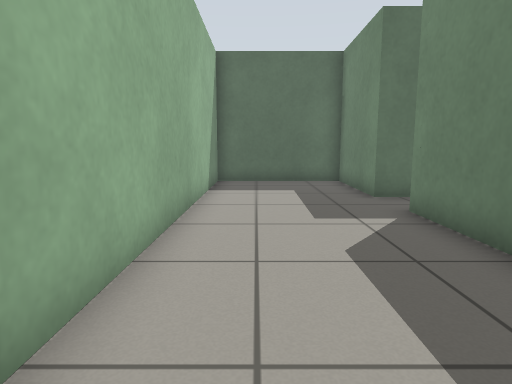
view 1 (above)

13 first-person views from a walk through a world built for the Gazebo simulator. The camera is 0.72 m above the floor, tilts 8° down and sees 75° across. The floor is counted in squares, 0.5 m on a side. Each view is taken from the middle of a square. On the plan, view 1 faces up. The plan holds only what a view shows up to about 15 squares ahead; the rest is blank.

view 2
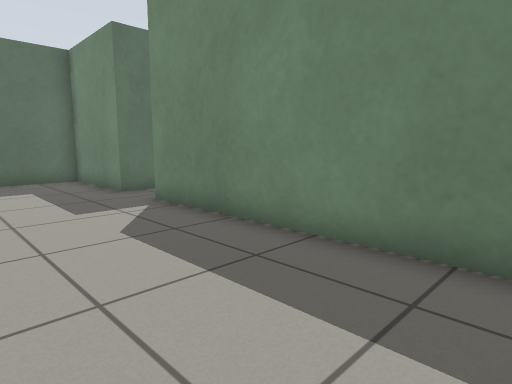

view 3
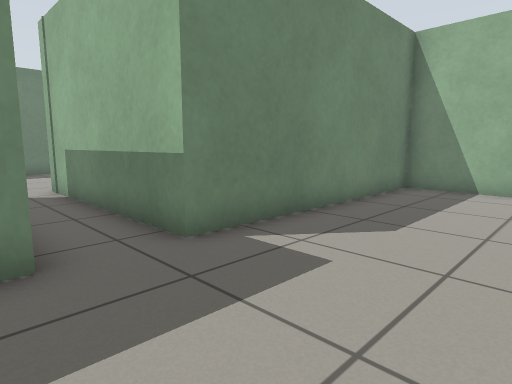

view 4
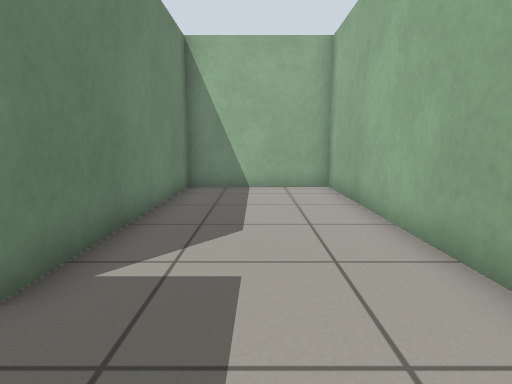

view 5
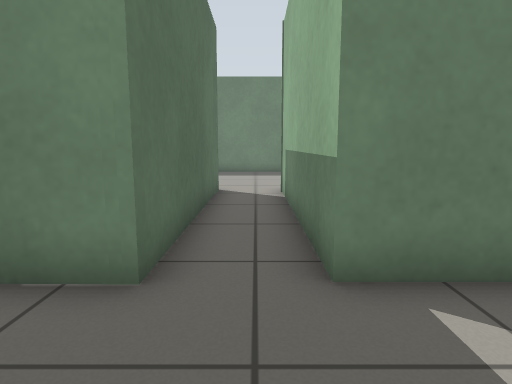

view 6
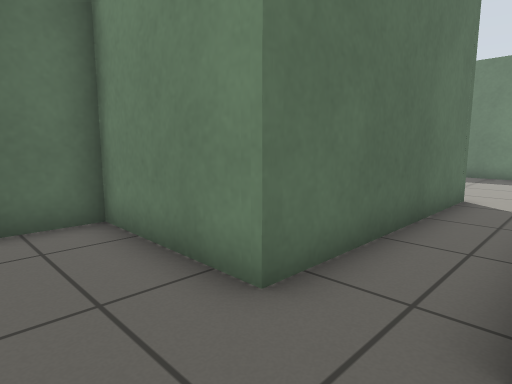

view 7
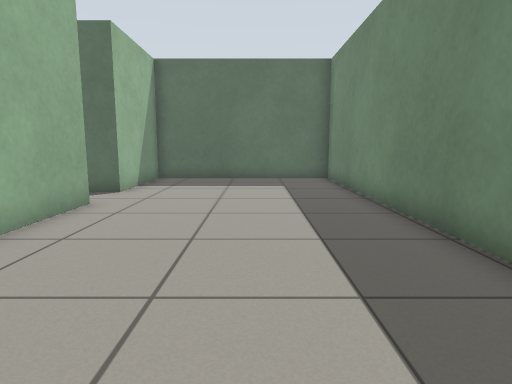

view 8
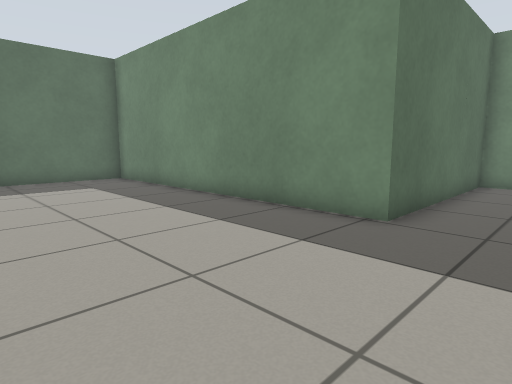

view 9
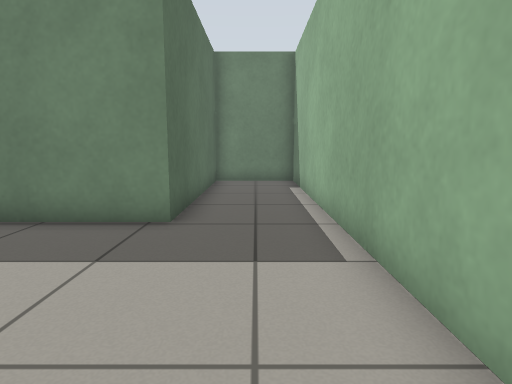

view 10
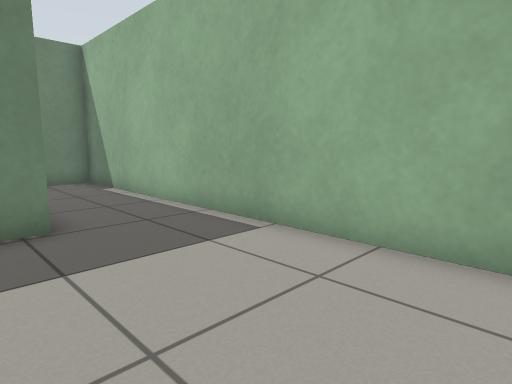

view 11
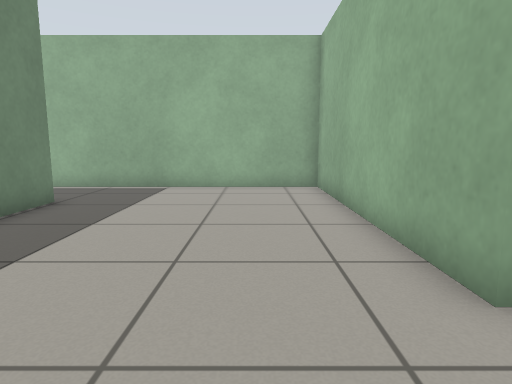

view 12
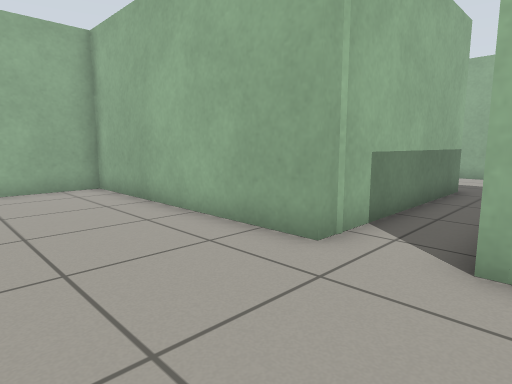

view 13
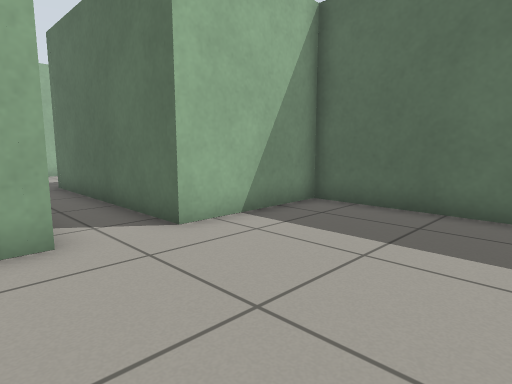

### Floor plan
Ten units are one square. View 1 is at (0, 0); x grows to the right and y downward. Boxes are objects, and circles mark ways between rooms. Rooms are numbered by the first view taken in them; rooms with no view inside come last. Other rooms are left out.
<svg viewBox="-20 -140 280 160">
<path fill="none" stroke="#000" d="M109 -92 34 -92 34 -135 -15 -135 -15 15 34 15 34 -72 109 -72M109 -72 109 15 255 15 255 -16 181 -16 181 -135 109 -135 109 -92"/>
<circle cx="100" cy="-80" r="3" fill="#2a7"/>
<text x="20" y="-60">1</text>
<text x="160" y="-50">2</text>
</svg>
Room 1 opens to room 2.

Where each view was taken, in squares from view 1:
view 1: 0 up, 0 right, facing up
view 2: 1 down, 1 left, facing up-right
view 3: 10 up, 1 left, facing down-right
view 4: 10 up, 1 right, facing down
view 5: 8 up, 0 right, facing right
view 6: 7 up, 1 right, facing up-right
view 7: 1 down, 15 right, facing up
view 8: 1 down, 12 right, facing up-right
view 9: 0 up, 12 right, facing right
view 10: 3 up, 12 right, facing down-right
view 11: 10 up, 13 right, facing down
view 12: 10 up, 15 right, facing down-left
view 13: 6 up, 16 right, facing up-left
